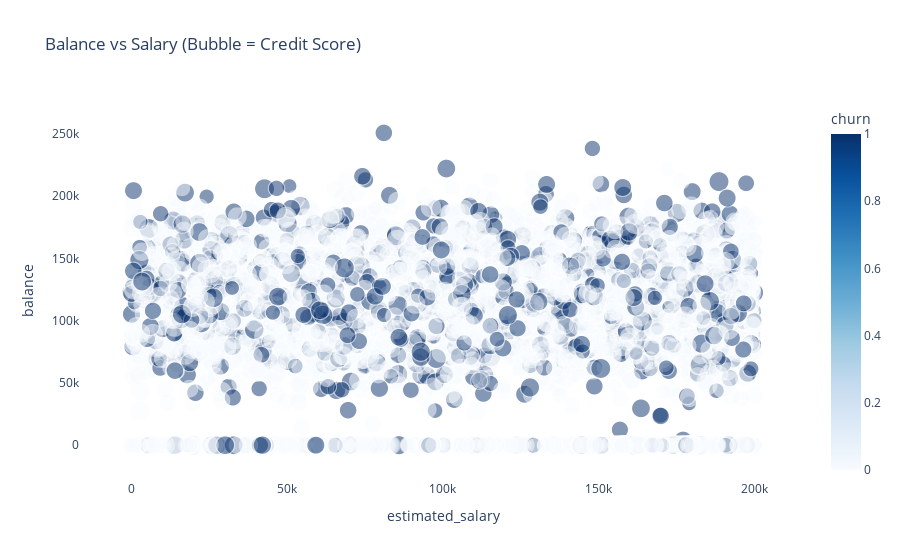

Notebook cell for this chart:
### Code cell
fig_balance_salary = px.scatter(
    df,
    x="estimated_salary",
    y="balance",
    size="credit_score",   # thêm chiều dữ liệu
    color="churn",
    opacity=0.5,
    color_continuous_scale=px.colors.sequential.Blues,
    title="Balance vs Salary (Bubble = Credit Score)"
)

fig_balance_salary.update_layout(
    plot_bgcolor="white"
)

fig_balance_salary.show()

### Figure 1 — Plotly figure (JSON) as saved in the notebook; plotly's stock layout.template omitted (floating-point values rounded to 4 significant figures; data arrays with more than 128 entries replaced by an {"elided": "..."} marker saying what was removed)
{"data": [{"hovertemplate": "estimated_salary=%{x}<br>balance=%{y}<br>credit_score=%{marker.size}<br>churn=%{marker.color}<extra></extra>", "legendgroup": "", "marker": {"color": {"elided": "10000 int values"}, "coloraxis": "coloraxis", "opacity": 0.5, "size": {"elided": "10000 int values"}, "sizemode": "area", "sizeref": 2.125, "symbol": "circle"}, "mode": "markers", "name": "", "showlegend": false, "type": "scattergl", "x": {"elided": "10000 float values"}, "xaxis": "x", "y": {"elided": "10000 float values"}, "yaxis": "y"}], "layout": {"coloraxis": {"colorbar": {"title": {"text": "churn"}}, "colorscale": [[0, "rgb(247,251,255)"], [0.125, "rgb(222,235,247)"], [0.25, "rgb(198,219,239)"], [0.375, "rgb(158,202,225)"], [0.5, "rgb(107,174,214)"], [0.625, "rgb(66,146,198)"], [0.75, "rgb(33,113,181)"], [0.875, "rgb(8,81,156)"], [1, "rgb(8,48,107)"]]}, "legend": {"itemsizing": "constant", "tracegroupgap": 0}, "plot_bgcolor": "white", "title": {"text": "Balance vs Salary (Bubble = Credit Score)"}, "xaxis": {"anchor": "y", "domain": [0, 1], "title": {"text": "estimated_salary"}}, "yaxis": {"anchor": "x", "domain": [0, 1], "title": {"text": "balance"}}}}
